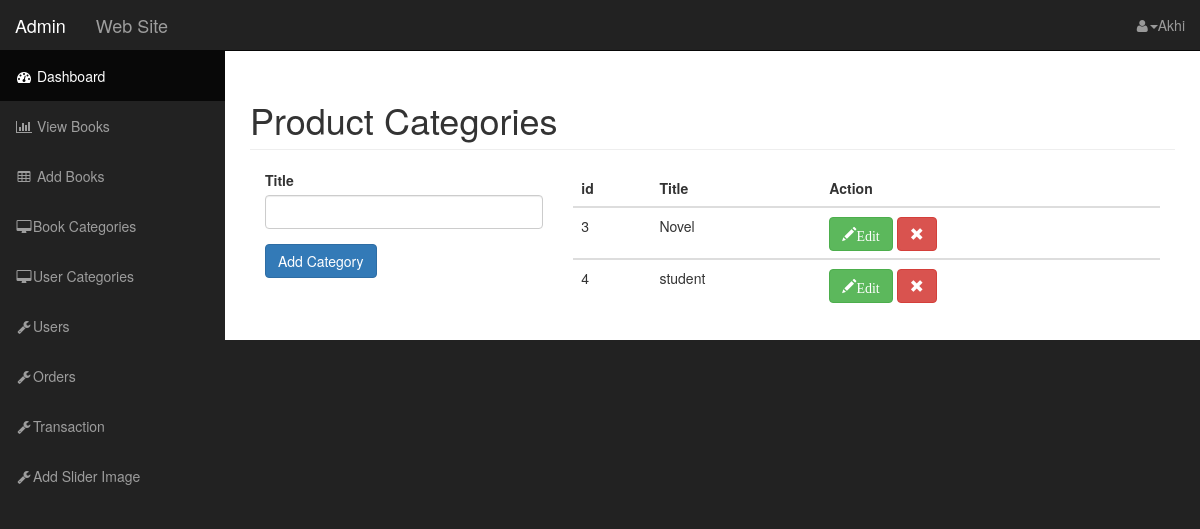
Screenshot of /admin/categories.php (signed in) with the database file from the repository.
### tables this page shows
CREATE TABLE `categories` (
  `cat_id` int(11) NOT NULL,
  `cat_title` varchar(255) NOT NULL
);

### classes/Category.php (called while the page is built, shortened)
<?php
$filepath=realpath(dirname(__FILE__));
include_once ($filepath.'/../lib/Database.php') ;
?>
<?php
class Category{
private $db;
public function __construct()
{
  $this->db=new Database();
}
public function getallCat()
{
   $query="SELECT * FROM categories order by cat_id asc";
   $result=$this->db->select($query);
   return $result;
}
}

### lib/Database.php (called while the page is built, shortened)
<?php
Class Database{
 public $host   = DB_HOST;
 public $user   = DB_USER;
 public $pass   = DB_PASS;
 public $dbname = DB_NAME;
 public $link;
private function connectDB(){
 $this->link = new mysqli($this->host, $this->user, $this->pass,
  $this->dbname);
 }
public function select($query){
  $result = $this->link->query($query) or
   die($this->link->error.__LINE__);
  if($result->num_rows > 0){
    return $result;
  } else {
    return false;
  }
 }
}

### admin/categories.php (the view, shortened to what this page needs)
<?php include 'inc/header.php'; ?>
    <div id="wrapper">
        <nav class="navbar navbar-inverse navbar-fixed-top" role="navigation">
              <?php include 'inc/top_nav.php'; ?>
               <?php include 'inc/side_nav.php'; ?>
        </nav>
        <div id="page-wrapper">
            <div class="container-fluid">
<h1 class="page-header">
  Product Categories
</h1>
<div class="col-md-4">
    <form action="" method="post">
        <div class="form-group">
            <label for="category-title">Title</label>
            <input type="text" name="cat_title" class="form-control">
        </div>
        <div class="form-group">
            <input type="submit" class="btn btn-primary" value="Add Category">
        </div>
    </form>
</div>
<div class="col-md-8">
    <table class="table">
            <thead>
        <tr>
            <th>id</th>
            <th>Title</th>
            <th>Action</th>
        </tr>
            </thead>
    <tbody>
        <?php
        $result=$cat->getallCat();
        if($result)
        {
            while ($value=$result->fetch_assoc()) {
        ?>
        <tr>
            <td><?php echo $value['cat_id']; ?></td>
            <td><?php echo $value['cat_title']; ?></td>
            <td>
            <a  href="edit_cat.php?id=<?php echo $value['cat_id'] ;?>" class="glyphicon glyphicon-pencil btn btn-success">Edit<a>
            <a onclick="return confirm('Are You Sure');" href="delete_cat.php?id=<?php echo $value['cat_id'] ;?>" class="glyphicon glyphicon-remove btn btn-danger"><a>
            </td>
        </tr>
    </tbody>
        <?php } } ?>
        </table>
</div>
       </div>
        </div>
    </div>
   <?php include 'inc/footer.php'; ?>

### admin/css/sb-admin.css (style rules this page uses)
body { margin-top: 100px; background-color: #222; }
@media (min-width:768px) { body { margin-top: 50px; } }
#wrapper { padding-left: 0; }
#page-wrapper { width: 100%; padding: 0; background-color: #fff; }
@media (min-width:768px) { #wrapper { padding-left: 225px; } }
@media (min-width:768px) { #page-wrapper { padding: 10px; } }

### rows the page displays
categories: cat_id "3", cat_title "Novel"
categories: cat_id "4", cat_title "student"

### other values shown
Session::get("adminname") "Akhi"
